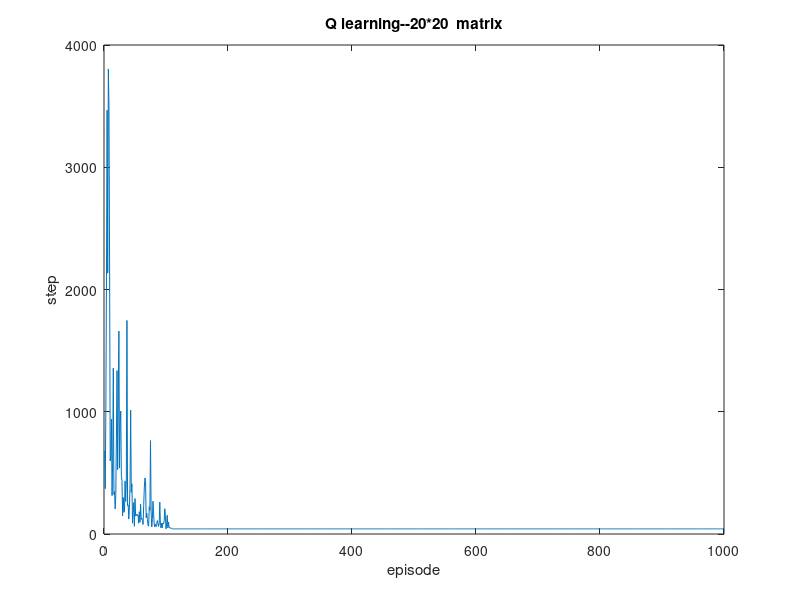

Reproduce this figure in MATLAB.
%%%%%%%%%%%%%%%%%%%%%%%%%%%%%%%%%%%%%%%%%%%%%%%%%%%%%%%%%%%%%%%%%%%%%%%%%%%%%%%%%%%%%%%%%
% Project <  Implement q_learning big matrix >
% Motive  : This is a very simple example show how q_learning works
% Date    : 2016/09/10
% Author  : Kun Da Lin
% Comments: Language: Matlab. 

% This is the most important formula of q_learning
% Q(state,x1)=  oldQ + alpha * (R(state,x1)+ (gamma * MaxQ(x1)) - oldQ);

% Here is state information
% (1,1) (1,2) (1,3) (1,4) (1,5) (1,6)     wall wall wall wall wall wall
% (2,1) (2,2) (2,3) (2,4) (2,5) (2,6)     wall                     wall
% (3,1) (3,2) (3,3) (3,4) (3,5) (3,6)     wall                     wall
% (4,1) (4,2) (4,3) (4,4) (4,5) (4,6)     wall                     wall
% (5,1) (5,2) (5,3) (5,4) (5,5) (5,6)     wall                     wall
% (6,1) (6,2) (6,3) (6,4) (6,5) (6,6)     wall wall wall wall wall wall

% start position:(2,2)
% goal  position:(5,5)

% Through this program you can see how agent learn to find a best way to
% reach it's goal. If agent bump into the wall, we will give -1 as the
% negative reward. On the controry, if agent hit the goal, we will give +1
% as the positive reward. You will see the q table gradually being an
% optimizing value and converge to the opitimal value.
%%%%%%%%%%%%%%%%%%%%%%%%%%%%%%%%%%%%%%%%%%%%%%%%%%%%%%%%%%%%%%%%%%%%%%%%%%%%%%%%%%%%%%%%%


% The above example is about 4*4 matrix with two other dimention of wall.
% So it's totally 6*6 matrix. If you want to some more big matrix, feel free
% to modify to the size what you want from goal_x or goal_y. And don't
% forget to change max_round as well.

clear;
%% Set your goal position
goal_x=20;
goal_y=20;
max_round=1000;

qtable = zeros(goal_x+1,goal_y+1,4);
round = 0;




while round<max_round
  map_matrix=zeros(goal_x+1,goal_y+1);
  map_matrix(1:goal_x+1,1)=-1;
  map_matrix(1:goal_x+1,goal_y+1)=-1;
  map_matrix(1,1:goal_y+1)=-1;
  map_matrix(goal_x+1,1:goal_y+1)=-1;
% map_matrix = [1,1,1,1,1,1;
%               1,0,0,0,0,1;
%               1,0,0,0,0,1;
%               1,0,0,0,0,1;
%               1,0,0,0,0,1;
%               1,1,1,1,1,1];
     
      
round=round+1;
position_x=2;
position_y=2;
count=0;

%input('');
while ~(position_x==goal_x && position_y==goal_y) 
    a=0.9;
	b=0.8;
    


    
reward=0;
count=count+1;
rand_action = floor(mod(rand*10,4))+1;
[max_q, max_index] = max([qtable(position_x,position_y,1) qtable(position_x,position_y,2) qtable(position_x,position_y,3) qtable(position_x,position_y,4)]);

if(qtable(position_x,position_y,rand_action)>=qtable(position_x,position_y,max_index))
    action = rand_action;
else
    action = max_index;
end
map_matrix(position_x,position_y)=count;

pre_position_x=position_x;
pre_position_y=position_y;

switch action
     
    case 1
        position_x = pre_position_x-1;   %up
    case 2
        position_x = pre_position_x+1;  %down
    case 3
        position_y = pre_position_y-1;  %left
    case 4
        position_y = pre_position_y+1;  %right
    
end



    if(position_x==1 || position_x==goal_x+1 || position_y==1 || position_y==goal_y+1)
        position_x = pre_position_x;
        position_y = pre_position_y;
        reward=0;
        b=0;
        %disp('wall');
    end
    
    if(position_x==goal_x && position_y==goal_y)
        reward=1;
        b=0;
    end
    
    [max_qtable, max_qtable_index] = max([qtable(position_x,position_y,1) qtable(position_x,position_y,2) qtable(position_x,position_y,3) qtable(position_x,position_y,4)]);

% You can also uncomment this to see how agen move step by step
% disp(['position_x: ',num2str(position_x),'  position_y: ',num2str(position_y)]); 

%% This is how magic happened

   old_q=qtable(pre_position_x,pre_position_y,action);
   new_q=old_q+a*(reward+b*max_qtable-old_q);
   qtable(pre_position_x,pre_position_y,action)=new_q;
    
   
  end
save_round(round,:)=  count;
disp(['round:',num2str(round),' step:',num2str(count)]);
      
end
disp(['If you can see the least step: ',num2str(goal_x+goal_y-4), ' in the end, then it']);
disp('means the agent have already found the best way');
disp('to reach the goal. If not, you should change your max_round');
disp('to a bigger number');
disp('');

if(goal_x<10 && goal_y<10)
disp('Here is how agent move:');
disp(map_matrix);
end

plot(save_round);
title(['Q learning--',num2str(goal_x),'*',num2str(goal_y),'  matrix']);
xlabel('episode');
ylabel('step');

%plot_action(qtable,position_x,position_y);